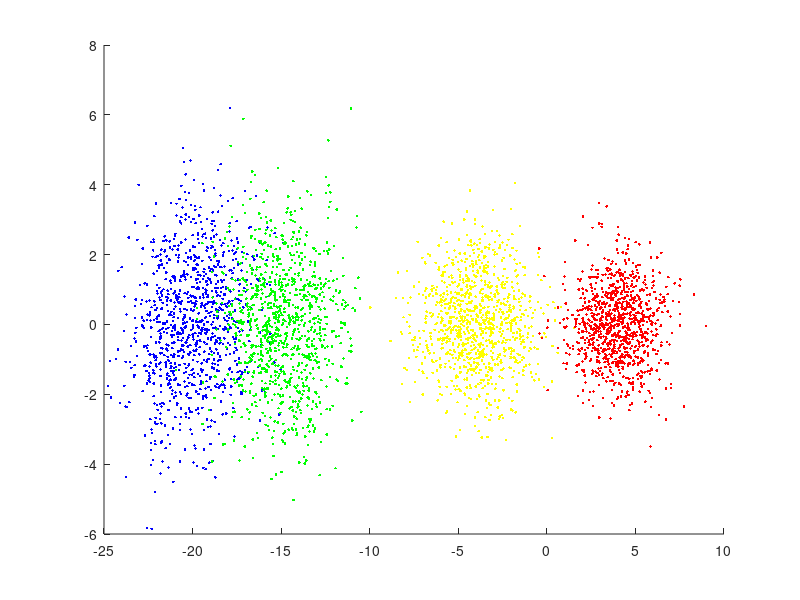

This chart was generated by the following MATLAB code: (Note: this script raises an error after producing the figure.)
clear all;

% - ------------------ Create Synthetic Data 
mu1 = [-20 0];
sigma1 = [3 .4; .4 3];

mu2 = [-15 0];
sigma2 = [3 0; 0 3];

mu3 = [-4 0];
sigma3 = [3 0; 0 1.5];

mu4 = [4 0];
sigma4 = [2 0; 0 1];

X1=[mvnrnd(mu1,sigma1,1000)];
X2=[mvnrnd(mu2,sigma2,1000)];
X3=[mvnrnd(mu3,sigma3,1000)];
X4=[ mvnrnd(mu4,sigma4,1000)];
X=[X1;X2;X3;X4];

% - ------------------ Plot Data 
figure ;set(gcf,'color','w');
hold on;

scatter(X1(:,1),X1(:,2),'b','.');
scatter(X2(:,1),X2(:,2),'g','.');
scatter(X3(:,1),X3(:,2),'y','.');
scatter(X4(:,1),X4(:,2),'r','.');

gm = gmdistribution.fit(X1,1);
ezcontour(@(x,y)pdf(gm,[x y]),[-30 10],[-10 10],160);
covX1 = cov(X1);
quiver(mu1(1),mu1(2) ,covX1(1,1),covX1(2,1),'b');
quiver(mu1(1),mu1(2) ,covX1(1,2),covX1(2,2),'b');

gm = gmdistribution.fit(X2,1);
ezcontour(@(x,y)pdf(gm,[x y]),[-30 10],[-10 10],160);
covX2 = cov(X2);
quiver(mu2(1),mu2(2) ,covX2(1,1),covX2(2,1),'g');
quiver(mu2(1),mu2(2) ,covX2(1,2),covX2(2,2),'g');

gm = gmdistribution.fit(X3,1);
ezcontour(@(x,y)pdf(gm,[x y]),[-30 10],[-10 10],160);
covX3 = cov(X3);
quiver(mu3(1),mu3(2) ,covX3(1,1),covX3(2,1),'y');
quiver(mu3(1),mu3(2) ,covX3(1,2),covX3(2,2),'y');

gm = gmdistribution.fit(X4,1);
ezcontour(@(x,y)pdf(gm,[x y]),[-30 10],[-10 10],630);
covX4 = cov(X4);
quiver(mu4(1),mu4(2) ,covX4(1,1),covX4(2,1),'r');
quiver(mu4(1),mu4(2) ,covX4(1,2),covX4(2,2),'r');

print('-dpng','-r600', ['./results/4class.png'] );
close gcf;


G_knn = knngraph( X,8);
A_knn = adjacency(G_knn,'weighted');
figure;set(gcf,'color','w');
spy(A_knn)
print('-dpng','-r600', ['./results/SpyStructure.png'] );
close gcf;
% --------------------------------Rotate data and permute columns and rows

[Q,~]=qr(randn(2));

sz=size(X)

N=sz(1,1)
P_rows = eye(N);
P_rows = P_rows(randperm(N),:);

M=sz(1,2)
P_col = eye(M);
P_col = P_col(randperm(M),:);

%X is now rotated and permuted by both by cols and rows 
X =P_rows* ( X * Q ) *P_col'


figure;set(gcf,'color','w');
G_knn = knngraph( X,8);
A_knn = adjacency(G_knn,'weighted');
spy(A_knn)
print('-dpng','-r600', ['./results/RandomizedSpyStructure.png'] );
close gcf;


A_knn = full(A_knn);
L2=laplacian_xrx(A_knn);
s = condeig(L2);
plot(s)
title('Eigenvalue condition number')
print('-dpng','-r600', ['./results/ev_cond.png'] );
close gcf;

[V,D] = eigs(L2,4,'SA');
figure ; plot(sort(V(:,1)), 'c');hold on;
plot(sort(V(:,2)), 'b');
plot(sort(V(:,3)), 'r');
plot(sort(V(:,4)), 'g');ylim([-.1 .1])
title('First Four Eigenvectors of Graph Laplacian')
print('-dpng','-r600', ['./results/eigenvecs.png'] );
close gcf;

% [P,R,C] = equilibrate(A_knn)
% B = R*P*A*C;
% c2 = condest(B)

% Gram Kernel - this is a similarity matrix between all pairs 
A_gram = squareform(pdist(X, 'euclidean'));
sigma_wt = .001
A_gram = exp(-A_gram.^2 ./ sigma_wt);


%ZelnikManorPerona - local affinity Adjacency calculation
nrand = 1000;
minneighbors = 5;
nframes = size(X,1)
rr = floor(nframes*rand(nrand,1)) + 1;
mindists = zeros(nrand,1);
for k = 1:nrand
    kk = rr(k);
    qdist = sum((ones(nframes,1)*X(kk,:)-X).^2,2);
    qdists = sort(qdist);
    mindists(k) = qdists(minneighbors);
end

maxrad = median(mindists)
[Aloc ii jj maxrad] = makeAffinity_local_ZelnikManorPerona(X,minneighbors,maxrad);

Aloc = full(Aloc);
s = condeig(Aloc);
%Large condition numbers imply that A is near a matrix with multiple eigenvalues

cond(Aloc)

spy(Aloc);

L2=laplacian_xrx(Aloc);% A_knn

s = condeig(L2);
plot(s)
title('Eigenvalue condition number')
print('-dpng','-r600', ['./results/ev_cond.png'] );
close gcf;


[V,D] = eigs(L2,16,'SA');
figure ; plot(sort(V(:,1)), 'c');hold on;
plot(sort(V(:,2)), 'b');
plot(sort(V(:,3)), 'r');
plot(sort(V(:,4)), 'g');
title('First Four Eigenvectors of Graph Laplacian')
legend('EV 0','EV1','EV 2','EV 3');
print('-dpng','-r600', ['./results/ev_cond.png'] );
close gcf;